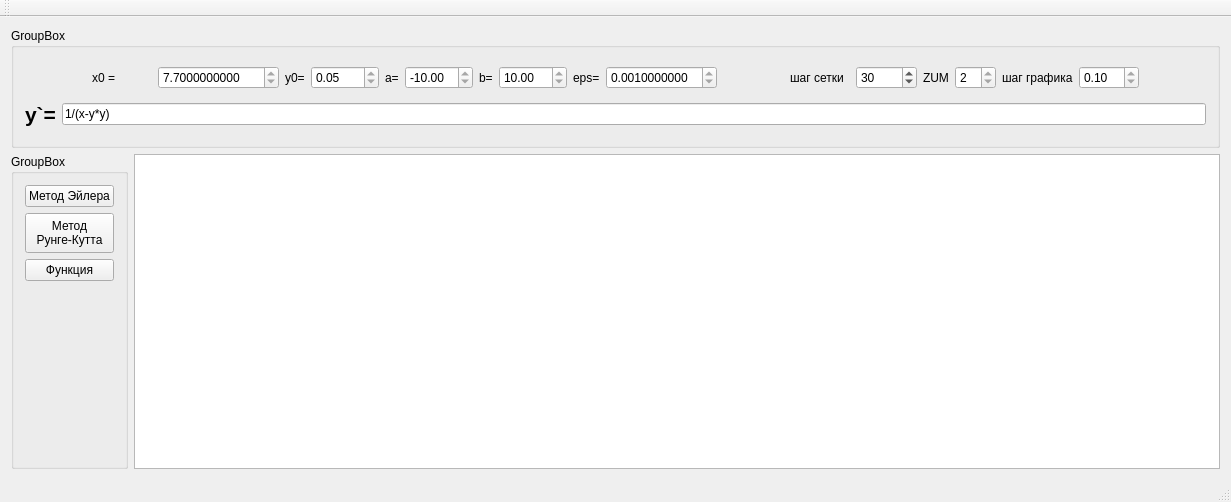
<?xml version="1.0" encoding="UTF-8"?>
<ui version="4.0">
 <class>MainWindow</class>
 <widget class="QMainWindow" name="MainWindow">
  <property name="geometry">
   <rect>
    <x>0</x>
    <y>0</y>
    <width>1231</width>
    <height>502</height>
   </rect>
  </property>
  <property name="windowTitle">
   <string>MainWindow</string>
  </property>
  <widget class="QWidget" name="centralWidget">
   <layout class="QGridLayout" name="gridLayout">
    <item row="1" column="0">
     <widget class="QGroupBox" name="groupBox_2">
      <property name="maximumSize">
       <size>
        <width>150</width>
        <height>16777215</height>
       </size>
      </property>
      <property name="title">
       <string>GroupBox</string>
      </property>
      <layout class="QVBoxLayout" name="verticalLayout">
       <item>
        <widget class="QPushButton" name="pushButton">
         <property name="text">
          <string>Метод Эйлера</string>
         </property>
        </widget>
       </item>
       <item>
        <widget class="QPushButton" name="pushButton_3">
         <property name="minimumSize">
          <size>
           <width>0</width>
           <height>40</height>
          </size>
         </property>
         <property name="text">
          <string>Метод
Рунге-Кутта</string>
         </property>
        </widget>
       </item>
       <item>
        <widget class="QPushButton" name="pushButton_2">
         <property name="text">
          <string>Функция</string>
         </property>
        </widget>
       </item>
       <item>
        <spacer name="verticalSpacer">
         <property name="orientation">
          <enum>Qt::Vertical</enum>
         </property>
         <property name="sizeHint" stdset="0">
          <size>
           <width>20</width>
           <height>40</height>
          </size>
         </property>
        </spacer>
       </item>
      </layout>
     </widget>
    </item>
    <item row="1" column="1">
     <widget class="QGraphicsView" name="graphicsView"/>
    </item>
    <item row="0" column="0" colspan="2">
     <widget class="QGroupBox" name="groupBox">
      <property name="minimumSize">
       <size>
        <width>0</width>
        <height>120</height>
       </size>
      </property>
      <property name="maximumSize">
       <size>
        <width>16777215</width>
        <height>120</height>
       </size>
      </property>
      <property name="title">
       <string>GroupBox</string>
      </property>
      <layout class="QGridLayout" name="gridLayout_2">
       <item row="0" column="10">
        <layout class="QHBoxLayout" name="horizontalLayout_9">
         <item>
          <widget class="QLabel" name="label_8">
           <property name="text">
            <string>ZUM</string>
           </property>
          </widget>
         </item>
         <item>
          <widget class="QSpinBox" name="spinBox_3">
           <property name="readOnly">
            <bool>true</bool>
           </property>
           <property name="minimum">
            <number>1</number>
           </property>
           <property name="value">
            <number>2</number>
           </property>
          </widget>
         </item>
        </layout>
       </item>
       <item row="0" column="8">
        <widget class="QLabel" name="label_4">
         <property name="minimumSize">
          <size>
           <width>0</width>
           <height>0</height>
          </size>
         </property>
         <property name="text">
          <string>шаг сетки</string>
         </property>
        </widget>
       </item>
       <item row="0" column="6">
        <layout class="QHBoxLayout" name="horizontalLayout_8">
         <item>
          <widget class="QLabel" name="label_6">
           <property name="text">
            <string>eps=</string>
           </property>
          </widget>
         </item>
         <item>
          <widget class="QDoubleSpinBox" name="doubleSpinBox_4">
           <property name="readOnly">
            <bool>true</bool>
           </property>
           <property name="decimals">
            <number>10</number>
           </property>
           <property name="minimum">
            <double>0.000001000000000</double>
           </property>
           <property name="maximum">
            <double>10.000000000000000</double>
           </property>
           <property name="singleStep">
            <double>0.005000000000000</double>
           </property>
           <property name="value">
            <double>0.001000000000000</double>
           </property>
          </widget>
         </item>
        </layout>
       </item>
       <item row="1" column="0" colspan="14">
        <layout class="QHBoxLayout" name="horizontalLayout_3">
         <item>
          <widget class="QLabel" name="label_7">
           <property name="text">
            <string>&lt;html&gt;&lt;head/&gt;&lt;body&gt;&lt;p&gt;&lt;span style=&quot; font-size:16pt; font-weight:600;&quot;&gt;y`=&lt;/span&gt;&lt;/p&gt;&lt;/body&gt;&lt;/html&gt;</string>
           </property>
          </widget>
         </item>
         <item>
          <widget class="QLineEdit" name="lineEdit">
           <property name="text">
            <string>1/(x-y*y)</string>
           </property>
           <property name="readOnly">
            <bool>true</bool>
           </property>
          </widget>
         </item>
        </layout>
       </item>
       <item row="0" column="5">
        <layout class="QHBoxLayout" name="horizontalLayout_6">
         <item>
          <widget class="QLabel" name="label_2">
           <property name="text">
            <string>b=</string>
           </property>
          </widget>
         </item>
         <item>
          <widget class="QDoubleSpinBox" name="doubleSpinBox_2">
           <property name="readOnly">
            <bool>true</bool>
           </property>
           <property name="minimum">
            <double>-100.000000000000000</double>
           </property>
           <property name="maximum">
            <double>100.000000000000000</double>
           </property>
           <property name="value">
            <double>10.000000000000000</double>
           </property>
          </widget>
         </item>
        </layout>
       </item>
       <item row="0" column="11">
        <widget class="QLabel" name="label_5">
         <property name="text">
          <string>шаг графика</string>
         </property>
        </widget>
       </item>
       <item row="0" column="9">
        <widget class="QSpinBox" name="spinBox">
         <property name="minimum">
          <number>1</number>
         </property>
         <property name="maximum">
          <number>999</number>
         </property>
         <property name="value">
          <number>30</number>
         </property>
        </widget>
       </item>
       <item row="0" column="12">
        <widget class="QDoubleSpinBox" name="doubleSpinBox_5">
         <property name="readOnly">
          <bool>true</bool>
         </property>
         <property name="value">
          <double>0.100000000000000</double>
         </property>
        </widget>
       </item>
       <item row="0" column="1">
        <widget class="QLabel" name="label">
         <property name="text">
          <string>x0 =</string>
         </property>
        </widget>
       </item>
       <item row="0" column="2">
        <widget class="QDoubleSpinBox" name="doubleSpinBox">
         <property name="readOnly">
          <bool>true</bool>
         </property>
         <property name="decimals">
          <number>10</number>
         </property>
         <property name="minimum">
          <double>-100.000000000000000</double>
         </property>
         <property name="maximum">
          <double>100.000000000000000</double>
         </property>
         <property name="singleStep">
          <double>0.050000000000000</double>
         </property>
         <property name="value">
          <double>7.700000000000000</double>
         </property>
        </widget>
       </item>
       <item row="0" column="3">
        <layout class="QHBoxLayout" name="horizontalLayout_5">
         <item>
          <widget class="QLabel" name="label_3">
           <property name="text">
            <string>y0=</string>
           </property>
          </widget>
         </item>
         <item>
          <widget class="QDoubleSpinBox" name="doubleSpinBox_3">
           <property name="readOnly">
            <bool>true</bool>
           </property>
           <property name="minimum">
            <double>-100.000000000000000</double>
           </property>
           <property name="maximum">
            <double>100.000000000000000</double>
           </property>
           <property name="value">
            <double>0.050000000000000</double>
           </property>
          </widget>
         </item>
        </layout>
       </item>
       <item row="0" column="4">
        <layout class="QHBoxLayout" name="horizontalLayout_7">
         <item>
          <widget class="QLabel" name="label_9">
           <property name="text">
            <string>a=</string>
           </property>
          </widget>
         </item>
         <item>
          <widget class="QDoubleSpinBox" name="doubleSpinBox_6">
           <property name="readOnly">
            <bool>true</bool>
           </property>
           <property name="minimum">
            <double>-100.000000000000000</double>
           </property>
           <property name="maximum">
            <double>100.000000000000000</double>
           </property>
           <property name="value">
            <double>-10.000000000000000</double>
           </property>
          </widget>
         </item>
        </layout>
       </item>
      </layout>
     </widget>
    </item>
   </layout>
  </widget>
  <widget class="QMenuBar" name="menuBar">
   <property name="geometry">
    <rect>
     <x>0</x>
     <y>0</y>
     <width>1231</width>
     <height>24</height>
    </rect>
   </property>
  </widget>
  <widget class="QToolBar" name="mainToolBar">
   <attribute name="toolBarArea">
    <enum>TopToolBarArea</enum>
   </attribute>
   <attribute name="toolBarBreak">
    <bool>false</bool>
   </attribute>
  </widget>
  <widget class="QStatusBar" name="statusBar"/>
 </widget>
 <layoutdefault spacing="6" margin="11"/>
 <resources/>
 <connections/>
</ui>
